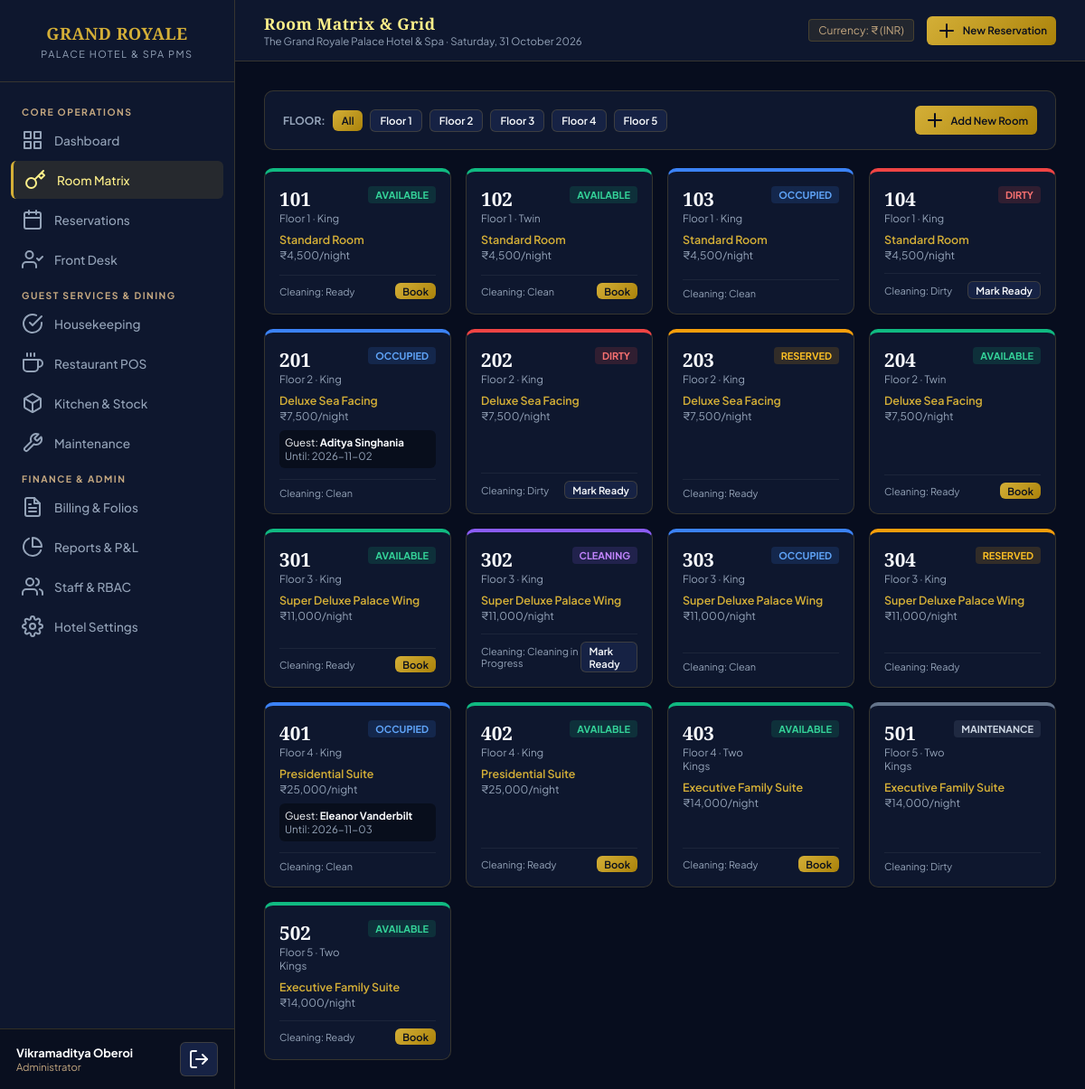
/rooms.php (signed in), run on the app's committed database.
### tables this page shows
CREATE TABLE `hotel_settings` (
  `id` INT PRIMARY KEY DEFAULT 1,
  `name` VARCHAR(200) NOT NULL DEFAULT 'The Grand Royale Palace Hotel & Spa',
  `tagline` VARCHAR(255) DEFAULT 'A Sanctuary of Refined Elegance & Heritage Hospitality',
  `email` VARCHAR(150) DEFAULT 'concierge@grandroyalepalace.com',
  `phone` VARCHAR(50) DEFAULT '+91 22 2847 9000',
  `address` TEXT DEFAULT NULL,
  `city` VARCHAR(100) DEFAULT 'Mumbai',
  `state` VARCHAR(100) DEFAULT 'Maharashtra',
  `country` VARCHAR(100) DEFAULT 'India',
  `pin_code` VARCHAR(20) DEFAULT '400021',
  `gstin` VARCHAR(30) DEFAULT '27AAAAA0000A1Z5',
  `currency_symbol` VARCHAR(10) DEFAULT '₹',
  `currency_code` VARCHAR(10) DEFAULT 'INR',
  `tax_rate` DECIMAL(5,2) DEFAULT 18.00,
  `service_charge_rate` DECIMAL(5,2) DEFAULT 5.00,
  `check_in_time` VARCHAR(20) DEFAULT '14:00',
  `check_out_time` VARCHAR(20) DEFAULT '11:00'
);

CREATE TABLE `rooms` (
  `id` INT AUTO_INCREMENT PRIMARY KEY,
  `room_number` VARCHAR(30) NOT NULL UNIQUE,
  `floor` INT NOT NULL DEFAULT 1,
  `room_type_id` INT NOT NULL,
  `bed_type` VARCHAR(50) NOT NULL DEFAULT 'King',
  `has_ac` TINYINT(1) NOT NULL DEFAULT 1,
  `status` ENUM('Available', 'Occupied', 'Reserved', 'Dirty', 'Cleaning', 'Clean', 'Maintenance') NOT NULL DEFAULT 'Available',
  `cleaning_status` ENUM('Ready', 'Clean', 'Dirty', 'Cleaning in Progress', 'Inspected') NOT NULL DEFAULT 'Clean',
  `notes` TEXT DEFAULT NULL,
  FOREIGN KEY (`room_type_id`) REFERENCES `room_types`(`id`) ON DELETE RESTRICT
);

CREATE TABLE `room_types` (
  `id` INT AUTO_INCREMENT PRIMARY KEY,
  `name` VARCHAR(100) NOT NULL UNIQUE,
  `base_rate` DECIMAL(10,2) NOT NULL DEFAULT 0.00,
  `capacity_adults` INT NOT NULL DEFAULT 2,
  `capacity_children` INT NOT NULL DEFAULT 1,
  `bed_type` VARCHAR(50) DEFAULT 'King',
  `amenities` TEXT DEFAULT NULL,
  `description` TEXT DEFAULT NULL
);

CREATE TABLE `guests` (
  `id` INT AUTO_INCREMENT PRIMARY KEY,
  `first_name` VARCHAR(100) NOT NULL,
  `last_name` VARCHAR(100) NOT NULL,
  `email` VARCHAR(150) NOT NULL,
  `phone` VARCHAR(50) NOT NULL,
  `id_type` ENUM('Aadhaar', 'Passport', 'Driving License', 'National ID') DEFAULT 'Aadhaar',
  `id_number` VARCHAR(100) DEFAULT NULL,
  `address` TEXT DEFAULT NULL,
  `city` VARCHAR(100) DEFAULT 'Mumbai',
  `country` VARCHAR(100) DEFAULT 'India',
  `vip_status` TINYINT(1) DEFAULT 0,
  `created_at` TIMESTAMP DEFAULT CURRENT_TIMESTAMP
);

CREATE TABLE `bookings` (
  `id` INT AUTO_INCREMENT PRIMARY KEY,
  `booking_code` VARCHAR(50) NOT NULL UNIQUE,
  `guest_id` INT NOT NULL,
  `room_id` INT NOT NULL,
  `check_in_date` DATE NOT NULL,
  `check_out_date` DATE NOT NULL,
  `adults` INT NOT NULL DEFAULT 1,
  `children` INT NOT NULL DEFAULT 0,
  `nightly_rate` DECIMAL(10,2) NOT NULL,
  `total_nights` INT NOT NULL,
  `room_subtotal` DECIMAL(10,2) NOT NULL,
  `booking_source` ENUM('Walk-in', 'Website', 'Phone', 'Travel Agent', 'OTA') DEFAULT 'Walk-in',
  `status` ENUM('Pending', 'Confirmed', 'Checked-in', 'Checked-out', 'Cancelled', 'No-show') DEFAULT 'Confirmed',
  `actual_check_in` DATETIME DEFAULT NULL,
  `actual_check_out` DATETIME DEFAULT NULL,
  `special_requests` TEXT DEFAULT NULL,
  `created_at` TIMESTAMP DEFAULT CURRENT_TIMESTAMP,
  FOREIGN KEY (`guest_id`) REFERENCES `guests`(`id`) ON DELETE RESTRICT,
  FOREIGN KEY (`room_id`) REFERENCES `rooms`(`id`) ON DELETE RESTRICT
);

### config/db.php (called while the page is built, shortened)
<?php
function getHotelSettings($pdo) {
    $stmt = $pdo->query("SELECT * FROM hotel_settings WHERE id = 1");
    $settings = $stmt->fetch();
    return $settings;
}

### includes/auth.php (called while the page is built, shortened)
<?php
function currentUser() {
    return [
        'id' => $_SESSION['user_id'] ?? null,
        'name' => $_SESSION['user_name'] ?? 'Guest Staff',
        'email' => $_SESSION['user_email'] ?? '',
        'role' => $_SESSION['user_role'] ?? 'Receptionist',
        'shift' => $_SESSION['user_shift'] ?? 'General'
    ];
}

### rooms.php (the view, shortened to what this page needs)
<?php
$pageTitle = 'Room Matrix & Grid';
require_once __DIR__ . '/includes/header.php';
$filterFloor = $_GET['floor'] ?? 'all';
$filterStatus = $_GET['status'] ?? 'all';
$sql = "
  SELECT r.*, rt.name as room_type, rt.base_rate, rt.capacity_adults, rt.capacity_children,
         b.id as active_booking_id, g.first_name, g.last_name, b.check_out_date
  FROM rooms r
  JOIN room_types rt ON r.room_type_id = rt.id
  LEFT JOIN bookings b ON b.room_id = r.id AND b.status = 'Checked-in'
  LEFT JOIN guests g ON b.guest_id = g.id
  WHERE 1=1
";
$params = [];
$sql .= " ORDER BY r.floor ASC, r.room_number ASC";
$stmt = $pdo->prepare($sql);
$stmt->execute($params);
$roomsList = $stmt->fetchAll();
?>
<div class="panel-header" style="background:var(--bg-surface);border:1px solid var(--border-color);border-radius:10px;margin-bottom:20px;">
  <div style="display:flex;align-items:center;gap:8px;">
    <span style="font-size:0.75rem;color:var(--text-muted);font-weight:700;">FLOOR:</span>
    <a href="rooms.php?status=<?= urlencode($filterStatus) ?>" class="btn <?= $filterFloor == 'all' ? 'btn-primary' : 'btn-secondary' ?> btn-sm">All</a>
    <?php for ($fl = 1; $fl <= 5; $fl++): ?>
      <a href="rooms.php?floor=<?= $fl ?>&status=<?= urlencode($filterStatus) ?>" class="btn <?= $filterFloor == $fl ? 'btn-primary' : 'btn-secondary' ?> btn-sm">Floor <?= $fl ?></a>
    <?php endfor; ?>
  </div>
  <div style="display:flex;gap:10px;">
    <?php if (in_array(currentUser()['role'], ['Administrator', 'Manager'])): ?>
      <button onclick="openModal('addRoomModal')" class="btn btn-primary btn-sm">
        <i data-feather="plus"></i> Add New Room
      </button>
    <?php endif; ?>
  </div>
</div>
<div class="room-grid">
  <?php foreach ($roomsList as $room): ?>
    <div class="room-card <?= $room['status'] ?>">
      <div>
        <div style="display:flex;justify-content:space-between;align-items:flex-start;">
          <div>
            <div class="room-num"><?= htmlspecialchars($room['room_number']) ?></div>
            <div style="font-size:0.72rem;color:var(--text-muted);">Floor <?= $room['floor'] ?> · <?= htmlspecialchars($room['bed_type']) ?></div>
          </div>
          <span class="badge badge-<?= $room['status'] ?>"><?= $room['status'] ?></span>
        </div>
        <div style="margin-top:8px;font-size:0.78rem;color:var(--gold-primary);font-weight:600;">
          <?= htmlspecialchars($room['room_type']) ?>
        </div>
        <div style="font-size:0.75rem;color:var(--text-muted);margin-top:2px;">
          <?= $settings['currency_symbol'] ?><?= number_format($room['base_rate'], 0) ?>/night
        </div>
        <?php if ($room['status'] === 'Occupied' && $room['first_name']): ?>
          <div style="margin-top:8px;padding:6px;background:rgba(0,0,0,0.4);border-radius:6px;font-size:0.72rem;">
            <div>Guest: <strong><?= htmlspecialchars($room['first_name'] . ' ' . $room['last_name']) ?></strong></div>
            <div style="color:var(--text-muted);">Until: <?= $room['check_out_date'] ?></div>
          </div>
        <?php endif; ?>
      </div>
      <div style="margin-top:12px;padding-top:8px;border-top:1px solid rgba(255,255,255,0.06);display:flex;justify-content:space-between;align-items:center;">
        <span style="font-size:0.68rem;color:var(--text-muted);">Cleaning: <?= $room['cleaning_status'] ?></span>
        <?php if ($room['status'] === 'Available'): ?>
          <a href="bookings.php?action=new&room_id=<?= $room['id'] ?>" class="btn btn-primary btn-sm" style="padding:2px 8px;font-size:0.7rem;">Book</a>
        <?php elseif ($room['status'] === 'Dirty' || $room['status'] === 'Cleaning'): ?>
          <a href="rooms.php?toggle_clean=<?= $room['id'] ?>" class="btn btn-secondary btn-sm" style="padding:2px 8px;font-size:0.7rem;">Mark Ready</a>
        <?php endif; ?>
      </div>
    </div>
  <?php endforeach; ?>
</div>
<?php require_once __DIR__ . '/includes/footer.php'; ?>

### includes/header.php (shortened to what this page needs)
<?php
require_once __DIR__ . '/../config/db.php';
require_once __DIR__ . '/auth.php';
$settings = getHotelSettings($pdo);
?>
<!DOCTYPE html>
<html lang="en">
<head>
  <link rel="stylesheet" href="assets/css/style.css">
</head>
<body>
<div class="app-container">
  <?php include __DIR__ . '/sidebar.php'; ?>
  <div class="main-wrapper">
    <header class="top-bar no-print">
      <div>
        <h2 style="font-size: 1.1rem; font-weight: 700; color: var(--gold-light);"><?= htmlspecialchars($pageTitle) ?></h2>
        <p style="font-size: 0.72rem; color: var(--text-muted);"><?= htmlspecialchars($settings['name']) ?> · <?= date('l, d F Y') ?></p>
      </div>
      <div style="display: flex; align-items: center; gap: 14px;">
        <span style="font-size: 0.75rem; color: var(--gold-accent); background: rgba(212,175,55,0.1); padding: 4px 10px; border-radius: 4px; border: 1px solid var(--border-color);">
          Currency: <?= htmlspecialchars($settings['currency_symbol']) ?> (<?= htmlspecialchars($settings['currency_code']) ?>)
        </span>
        <a href="bookings.php?action=new" class="btn btn-primary btn-sm">
          <i data-feather="plus"></i> New Reservation
        </a>
      </div>
    </header>
    <main class="content-body">

### assets/css/style.css (style rules this page uses)
:root { --bg-main: #070d1e; --bg-surface: #0e172e; --bg-surface-elevated: #162244; --gold-primary: #d4af37; --gold-accent: #c5a880; --gold-light: #fef08a; --gold-gradient: linear-gradient(135deg, #d4af37 0%, #aa820a 100%); --text-main: #f8fafc; --text-muted: #94a3b8; --border-color: rgba(212, 175, 55, 0.2); --border-subtle: rgba(255, 255, 255, 0.08); --status-available: #10b981; --status-occupied: #3b82f6; --status-reserved: #f59e0b; --status-dirty: #ef4444; --status-cleaning: #8b5cf6; --status-ready: #059669; --status-maintenance: #64748b; --sidebar-width: 260px; }
* { margin: 0; padding: 0; box-sizing: border-box; font-family: 'Plus Jakarta Sans', sans-serif; }
body { background-color: var(--bg-main); color: var(--text-main); min-height: 100vh; }
h1, h2, h3, .hotel-serif { font-family: 'Cinzel', serif; letter-spacing: 0.5px; }
.app-container { display: flex; min-height: 100vh; }
.main-wrapper { margin-left: var(--sidebar-width); flex: 1; display: flex; flex-direction: column; min-height: 100vh; }
.top-bar { height: 68px; background: var(--bg-surface); border-bottom: 1px solid var(--border-color); display: flex; align-items: center; justify-content: space-between; padding: 0 32px; position: sticky; top: 0; z-index: 90; }
.content-body { padding: 32px; flex: 1; }
.panel-header { padding: 16px 20px; border-bottom: 1px solid var(--border-color); display: flex; justify-content: space-between; align-items: center; }
.room-grid { display: grid; grid-template-columns: repeat(auto-fill, minmax(180px, 1fr)); gap: 16px; margin-top: 20px; }
.room-card { background: var(--bg-surface); border: 1px solid var(--border-color); border-radius: 10px; padding: 16px; min-height: 140px; display: flex; flex-direction: column; justify-content: space-between; transition: transform 0.2s, box-shadow 0.2s; }
.room-card.Available { border-top: 4px solid var(--status-available); }
.room-card.Occupied { border-top: 4px solid var(--status-occupied); }
.room-card.Reserved { border-top: 4px solid var(--status-reserved); }
.room-card.Dirty { border-top: 4px solid var(--status-dirty); }
.room-card.Cleaning { border-top: 4px solid var(--status-cleaning); }
.room-card.Maintenance { border-top: 4px solid var(--status-maintenance); }
.room-num { font-size: 1.3rem; font-weight: 700; font-family: 'Cinzel', serif; }
.badge { display: inline-block; padding: 3px 8px; border-radius: 4px; font-size: 0.68rem; font-weight: 700; text-transform: uppercase; }
.badge-Available { background: rgba(16, 185, 129, 0.15); color: #34d399; }
.badge-Occupied { background: rgba(59, 130, 246, 0.15); color: #60a5fa; }
.badge-Reserved { background: rgba(245, 158, 11, 0.15); color: #fbbf24; }
.badge-Dirty { background: rgba(239, 68, 68, 0.15); color: #f87171; }
.badge-Cleaning { background: rgba(139, 92, 246, 0.15); color: #c084fc; }
.badge-Maintenance { background: rgba(100, 116, 139, 0.2); color: #cbd5e1; }
.btn { padding: 8px 16px; border-radius: 6px; font-size: 0.8rem; font-weight: 600; cursor: pointer; border: none; display: inline-flex; align-items: center; gap: 6px; text-decoration: none; transition: all 0.2s; }
.btn-primary { background: var(--gold-gradient); color: #070d1e; }
.btn-secondary { background: var(--bg-surface-elevated); border: 1px solid var(--border-color); color: var(--text-main); }
.btn-sm { padding: 4px 10px; font-size: 0.72rem; }

### data on the page
hotel_settings: name "The Grand Royale Palace Hotel & Spa", currency_symbol "₹", currency_code "INR"
rooms: room_number "101", floor "1", bed_type "King", status "AVAILABLE", room_type.name "Standard Room", room_type.base_rate "4,500", cleaning_status "Ready"
rooms: room_number "102", floor "1", bed_type "Twin", status "AVAILABLE", room_type.name "Standard Room", room_type.base_rate "4,500", cleaning_status "Clean"
rooms: room_number "103", floor "1", bed_type "King", status "OCCUPIED", room_type.name "Standard Room", room_type.base_rate "4,500", cleaning_status "Clean"
rooms: room_number "104", floor "1", bed_type "King", status "DIRTY", room_type.name "Standard Room", room_type.base_rate "4,500", cleaning_status "Dirty"
rooms: room_number "201", floor "2", bed_type "King", status "OCCUPIED", room_type.name "Deluxe Sea Facing", room_type.base_rate "7,500", guests.first_name+last_name "Aditya Singhania", bookings.check_out_date "2026-11-02", cleaning_status "Clean"
rooms: room_number "202", floor "2", bed_type "King", status "DIRTY", room_type.name "Deluxe Sea Facing", room_type.base_rate "7,500", cleaning_status "Dirty"
rooms: room_number "203", floor "2", bed_type "King", status "RESERVED", room_type.name "Deluxe Sea Facing", room_type.base_rate "7,500", cleaning_status "Ready"
rooms: room_number "204", floor "2", bed_type "Twin", status "AVAILABLE", room_type.name "Deluxe Sea Facing", room_type.base_rate "7,500", cleaning_status "Ready"
rooms: room_number "301", floor "3", bed_type "King", status "AVAILABLE", room_type.name "Super Deluxe Palace Wing", room_type.base_rate "11,000", cleaning_status "Ready"
rooms: room_number "302", floor "3", bed_type "King", status "CLEANING", room_type.name "Super Deluxe Palace Wing", room_type.base_rate "11,000", cleaning_status "Cleaning in Progress"
rooms: room_number "303", floor "3", bed_type "King", status "OCCUPIED", room_type.name "Super Deluxe Palace Wing", room_type.base_rate "11,000", cleaning_status "Clean"
rooms: room_number "304", floor "3", bed_type "King", status "RESERVED", room_type.name "Super Deluxe Palace Wing", room_type.base_rate "11,000", cleaning_status "Ready"
rooms: room_number "401", floor "4", bed_type "King", status "OCCUPIED", room_type.name "Presidential Suite", room_type.base_rate "25,000", guests.first_name+last_name "Eleanor Vanderbilt", bookings.check_out_date "2026-11-03", cleaning_status "Clean"
rooms: room_number "402", floor "4", bed_type "King", status "AVAILABLE", room_type.name "Presidential Suite", room_type.base_rate "25,000", cleaning_status "Ready"
rooms: room_number "403", floor "4", bed_type "Two Kings", status "AVAILABLE", room_type.name "Executive Family Suite", room_type.base_rate "14,000", cleaning_status "Ready"
rooms: room_number "501", floor "5", bed_type "Two Kings", status "MAINTENANCE", room_type.name "Executive Family Suite", room_type.base_rate "14,000", cleaning_status "Dirty"
rooms: room_number "502", floor "5", bed_type "Two Kings", status "AVAILABLE", room_type.name "Executive Family Suite", room_type.base_rate "14,000", cleaning_status "Ready"

### other printed values
$user['name'] "Vikramaditya Oberoi"
$user['role'] "Administrator"
$pageTitle "Room Matrix & Grid"
